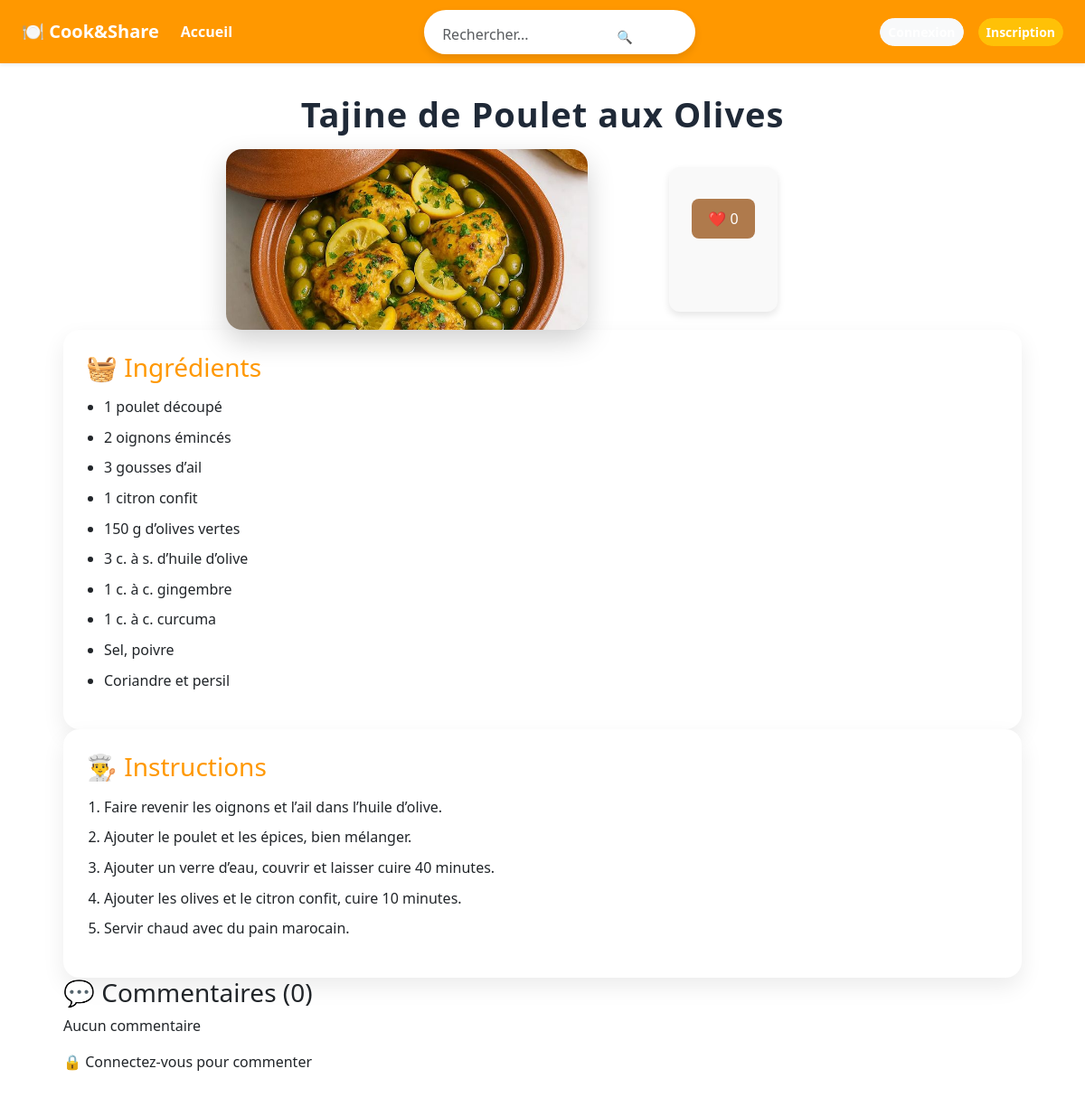
The page /recipe/5/ on the database its author committed.
### recipes/models.py (models this page shows, shortened)
class Recipe(models.Model):
    title = models.CharField(max_length=200)
    ingredients = models.TextField()
    instructions = models.TextField()
    image = models.ImageField(upload_to='recipes/', blank=True, null=True)
    author = models.ForeignKey(User, on_delete=models.CASCADE)
    created_at = models.DateTimeField(auto_now_add=True)
    def total_likes(self):
        return self.likes.count()  # related_name='likes'

### recipes/views.py (the view)
# urls.py: path('recipe/<int:id>/', views.recipe_detail, name='recipe_detail'),
def recipe_detail(request, id):
    recipe = get_object_or_404(Recipe, id=id)
    instructions_list = recipe.instructions.splitlines()
    return render(request, 'recipes/recipe_detail.html', {
        'recipe': recipe,
        'instructions_list': instructions_list
    })

### recipes/templates/recipes/recipe_detail.html (shortened to what this page needs)
{% extends 'base.html' %}
{% load static %}
{% block content %}
<div class="recipe-detail-container">
    <h1 class="recipe-title">{{ recipe.title }}</h1>
    {% if recipe.image %}
    <div class="recipe-image-wrapper">
        <img src="{{ recipe.image.url }}" alt="{{ recipe.title }}" class="recipe-image">
        <form method="POST" action="{% url 'like_recipe' recipe.id %}" class="like-overlay">
            <button type="submit" class="like-circle">
                ❤️ <span>{{ recipe.total_likes }}</span>
            </button>
        </form>
    </div>
    {% endif %}
    <div class="recipe-sections">
        <div class="recipe-box">
            <h3>🧺 Ingrédients</h3>
            <ul>
                {% for ing in recipe.ingredients.splitlines %}
                    {% if ing %}
                        <li>{{ ing }}</li>
                    {% endif %}
                {% endfor %}
            </ul>
        </div>
        <div class="recipe-box">
            <h3>👨‍🍳 Instructions</h3>
            <ol>
                {% for step in instructions_list %}
                    {% if step %}
                        <li>{{ step }}</li>
                    {% endif %}
                {% endfor %}
            </ol>
        </div>
    </div>
    <div class="comments-section">
        <h3>💬 Commentaires ({{ recipe.comments.count }})</h3>
        {% for comment in recipe.comments.all %}
            <div class="comment">
                <strong>{{ comment.user.username }}</strong>
                <p>{{ comment.content }}</p>
                <small>{{ comment.created_at|date:"d M Y H:i" }}</small>
            </div>
        {% empty %}
            <p>Aucun commentaire</p>
        {% endfor %}
        {% if user.is_authenticated %}
            <form method="POST" action="{% url 'add_comment' recipe.id %}" class="comment-form">
                {% csrf_token %}
                <textarea name="content" placeholder="Écrire un commentaire..." required></textarea>
                <button type="submit">Envoyer</button>
            </form>
        {% else %}
            <p>🔒 Connectez-vous pour commenter</p>
        {% endif %}
    </div>
</div>
{% endblock %}

### recipes/static/css/style.css (style rules this page uses)
body { background-color: #f8f9fa; font-family: 'Segoe UI', Tahoma, sans-serif; }
body { background-color: #f6f6f6; font-family: 'Segoe UI', Tahoma, sans-serif; }
.recipe-detail-container { max-width: 900px; margin: 40px auto; padding: 20px; }
.recipe-title { text-align: center; font-size: 40px; margin-bottom: 30px; }
.recipe-image-wrapper { display: flex; justify-content: center; margin-bottom: 30px; }
.recipe-image-wrapper img { width: 70%; max-height: 420px; object-fit: cover; border-radius: 20px; box-shadow: 0 10px 30px rgba(0,0,0,0.15); }
.recipe-image-wrapper { display: flex; justify-content: center; margin: 30px 0; }
.recipe-image-wrapper img { width: 40%; max-width: 500px; height: auto; border-radius: 18px; box-shadow: 0 8px 20px rgba(0, 0, 0, 0.15); }
.recipe-image-wrapper img { width: 380px; max-width: 90%; border-radius: 20px; box-shadow: 0 10px 25px rgba(0,0,0,0.15); }
.recipe-image-wrapper { text-align: center; margin: 20px 0; }
.recipe-image-wrapper img { width: 200px; max-width: 90%; height: auto; border-radius: 10px; box-shadow: 0 8px 20px rgba(0,0,0,0.15); }
.recipe-image-wrapper { display: flex; justify-content: center; margin: 25px 0; }
.recipe-image-wrapper img { width: 400px; height: 200px; object-fit: cover; border-radius: 18px; box-shadow: 0 12px 30px rgba(0,0,0,0.18); }
.recipe-title { text-align: center; font-size: 36px; font-weight: 700; margin-bottom: 20px; letter-spacing: 1px; color: #222; }
.recipe-title { text-align: center; font-size: 38px; font-weight: 700; margin-bottom: 15px; color: #1f2937; letter-spacing: 1px; }
.recipe-image-wrapper { position: relative; max-width: 700px; margin: auto; }
.recipe-image { width: 100%; border-radius: 20px; }
.recipe-image-wrapper { position: relative; width: 700px; margin: 20px auto; }
.recipe-image { width: 100%; border-radius: 20px; display: block; }
.recipe-box { background: #ffffff; padding: 25px; border-radius: 18px; box-shadow: 0 10px 25px rgba(0,0,0,0.08); }
.recipe-box h3 { margin-bottom: 15px; color: #ff9800; }
.recipe-box ul, .recipe-box ol { padding-left: 20px; }
.recipe-box li { margin-bottom: 8px; line-height: 1.6; }
.recipe-detail-container { max-width: 1100px; margin: 0 auto; padding-top: 20px; }
.recipe-image-wrapper { margin: 0 auto; }
.recipe-image { max-width: 700px; width: 100%; border-radius: 18px; box-shadow: 0 15px 30px rgba(0,0,0,0.15); }
.recipe-box { background: #fff; padding: 25px; border-radius: 18px; box-shadow: 0 10px 25px rgba(0,0,0,0.08); }
.recipe-image-wrapper { margin-bottom: 0 !important; }
.recipe-detail-container { padding-top: 10px !important; }
body { background: #f4f4f4; font-family: Arial, sans-serif; }
body { background: #f3f3f3; font-family: Arial, sans-serif; }
body { background: linear-gradient(135deg, #ff9800, #ff5722); min-height: 100vh; }
body { background: #fff; }
body { background-color: white !important; }
body { background: #f5f5f5; }
body { background-color: #f5f5f5; font-family: 'Segoe UI', sans-serif; }
* { box-sizing: border-box; font-family: "Segoe UI", Tahoma, sans-serif; }
body { margin: 0; background: #f5f6fa; }
h1 { text-align: center; color: #e67e22; margin-bottom: 30px; }
button, input[type="submit"] { width: 100%; background: #e67e22; color: #fff; border: none; padding: 12px; font-size: 16px; border-radius: 6px; cursor: pointer; transition: background 0.3s ease; }
form { max-width: 400px; margin: 20px auto; padding: 25px; background-color: #f9f9f9; border-radius: 12px; box-shadow: 0 4px 8px rgba(0,0,0,0.1); }
form button { background-color: #af7a4c; color: white; padding: 10px 18px; border: none; border-radius: 8px; cursor: pointer; font-size: 16px; margin-top: 10px; transition: background-color 0.3s ease; }
h1 { text-align: center; margin-bottom: 20px; font-size: 28px; color: #333; }

### rows shown on the page
Recipe: title "Tajine de Poulet aux Olives", image (picture), total_likes "0", comments.count "0"

### other values the page prints
{{ ing }} "1 poulet découpé" "2 oignons émincés" "3 gousses d’ail" "1 citron confit" "150 g d’olives vertes" "3 c. à s. d’huile d’olive" "1 c. à c. gingembre" "1 c. à c. curcuma" "Sel, poivre" "Coriandre et persil"
{{ step }} "Faire revenir les oignons et l’ail dans l’huile d’olive." "Ajouter le poulet et les épices, bien mélanger." "Ajouter un verre d’eau, couvrir et laisser cuire 40 minutes." "Ajouter les olives et le citron confit, cuire 10 minutes." "Servir chaud avec du pain marocain."
